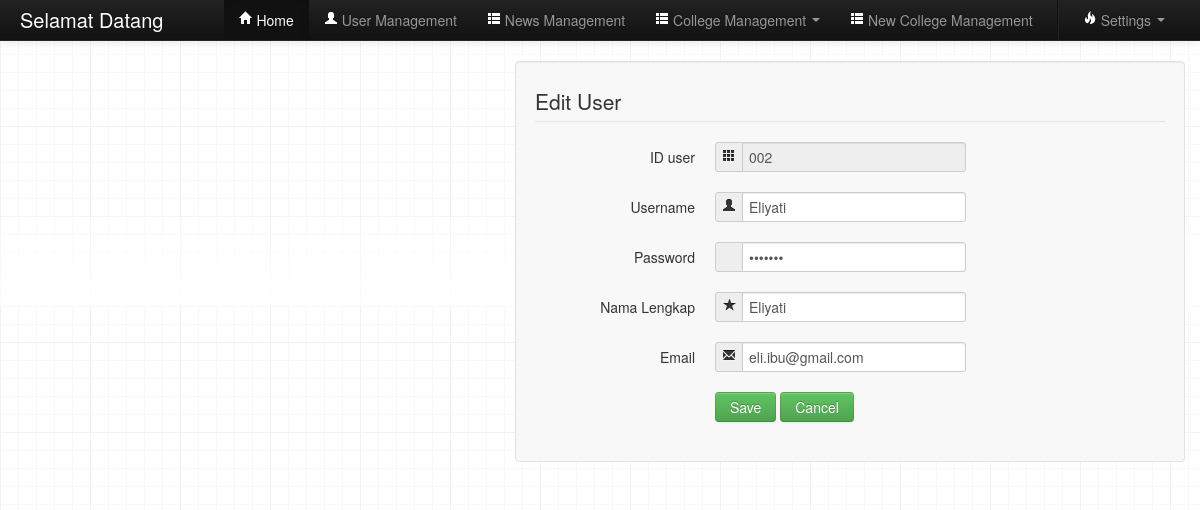
Page /admin/EditUser.php?iduser=002 on the committed database.
### tables this page shows
CREATE TABLE IF NOT EXISTS `user` (
  `iduser` varchar(50) NOT NULL DEFAULT '',
  `username` varchar(13) DEFAULT NULL,
  `password` varchar(10) DEFAULT NULL,
  `namalengkap` varchar(30) DEFAULT NULL,
  `email` varchar(25) DEFAULT NULL,
  `level` varchar(25) NOT NULL DEFAULT 'user',
  PRIMARY KEY (`iduser`)
);

### admin/EditUser.php (the view, shortened to what this page needs)
<?php
 	include 'Admin.php';
?>
<!DOCTYPE html PUBLIC "-//W3C//DTD XHTML 1.0 Transitional//EN" "http://www.w3.org/TR/xhtml1/DTD/xhtml1-transitional.dtd">
<html xmlns="http://www.w3.org/1999/xhtml">
<head>
	<link rel="stylesheet" type="text/css" href="../style/bootstrap/css/bootstrap-responsive.css" />
	<link rel="stylesheet" type="text/css" href="../style/bootstrap/css/bootstrap-responsive.min.css" />
	<link rel="stylesheet" type="text/css" href="../style/bootstrap/css/bootstrap.css" />
	<link rel="stylesheet" type="text/css" href="../style/bootstrap/css/bootstrap.min.css" />
	<link rel="stylesheet" type="text/css" href="../style/default.css"/>
<body>
		<div class="container">
			<div class="row">
				<div class="span7 offset5">
								<?php
									$iduser = $_GET['iduser'];
									$ubah = mysql_query("SELECT * FROM user where iduser= $iduser");
									$data = mysql_fetch_array($ubah);
							echo "
							<form class='form-horizontal well' method='POST' action='../controller/update.php' id='registerHere'>
							<fieldset>
							<legend>Edit User</legend>
							<div class=control-group'>
							<input type='hidden' name='iduser' value='$data[iduser]'>
							<div class='control-group'>
								<label class='control-label' for='idusername'>ID user</label>
								<div class='controls'>
									<div class='input-prepend'>
										<span class='add-on'><strong class='icon-th'></strong></span>
										<input type='text' class='input-large' disabled=disabled id='idusername' rel='popover' name='idusername' data-content='Enter Your ID'. data-original-title='ID User' placeholder='input id user..' value='$data[iduser]'>
									</div>
								</div>
							</div>
							<div class='control-group'>
								<label class='control-label' for='username'>Username</label>
								<div class='controls'>
									<div class='input-prepend'>
										<span class='add-on'><strong class='icon-user'></strong></span>
										<input type='text' class='input-large' id='username' rel='popover' name='username' data-content='Enter Your Username'. data-original-title='Username' placeholder='input username..' value='$data[username]'>
									</div>
								</div>
							</div>
							<div class='control-group'>
								<label class='control-label' for='password'>Password</label>
								<div class='controls'>
									<div class='input-prepend'>
										<span class='add-on'><strong class=''></strong></span>
										<input type='password' class='input-large' id='password' rel='popover' name='password' data-content='Enter Your Password'. data-original-title='passworrd' placeholder='input your password..' value='$data[password]'>
									</div>
								</div>
							</div>
							<div class='control-group'>
								<label class='control-label' for='namalengkap'>Nama Lengkap</label>
								<div class='controls'>
									<div class='input-prepend'>
										<span class='add-on'><strong class='icon-star'></strong></span>
										<input type='text' class='input-large' id='namalengkap' name='namalengkap' rel='popover' data-content='Enter Your Nama Lengkap'. data-original-title='Nama_Lengkap' placeholder='input your name..' value='$data[namalengkap]'>
									</div>
								</div>
							</div>
							<div class='control-group'>
								<label class='control-label' for='email'>Email</label>
								<div class='controls'>
									<div class='input-prepend'>
										<span class='add-on'><strong class='icon-envelope'></strong></span>
										<input type='text' class='input-large' id='email' name='email' rel='popover' data-content='Enter Your Email Address'. data-original-title='Email' placeholder='input your email addres..' value='$data[email]'>
									</div>
								</div>
							</div>
							<div class='control-group'>
								<label class='control-label'></label>
								<div class='controls'>
									<button type='submit' class='btn btn-success'>Save</button> <button type='reset' class='btn btn-success' onclick='window.history.back()'> Cancel</button>
								</div>
							</div>
							</form>
							"; ?>
				</div>
			</div>
		</div>
</body>
</html>

### style/default.css (style rules this page uses)
body { background-image: url('../img/grid-18px-masked.png'); }
.well { background-color:#F8F8F8; }

### admin/Admin.php (style rules this page uses)
body { padding-top: 60px; }

### rows in the picture
user: idusername "002", username "Eliyati", namalengkap "Eliyati", email "eli.ibu@gmail.com"
